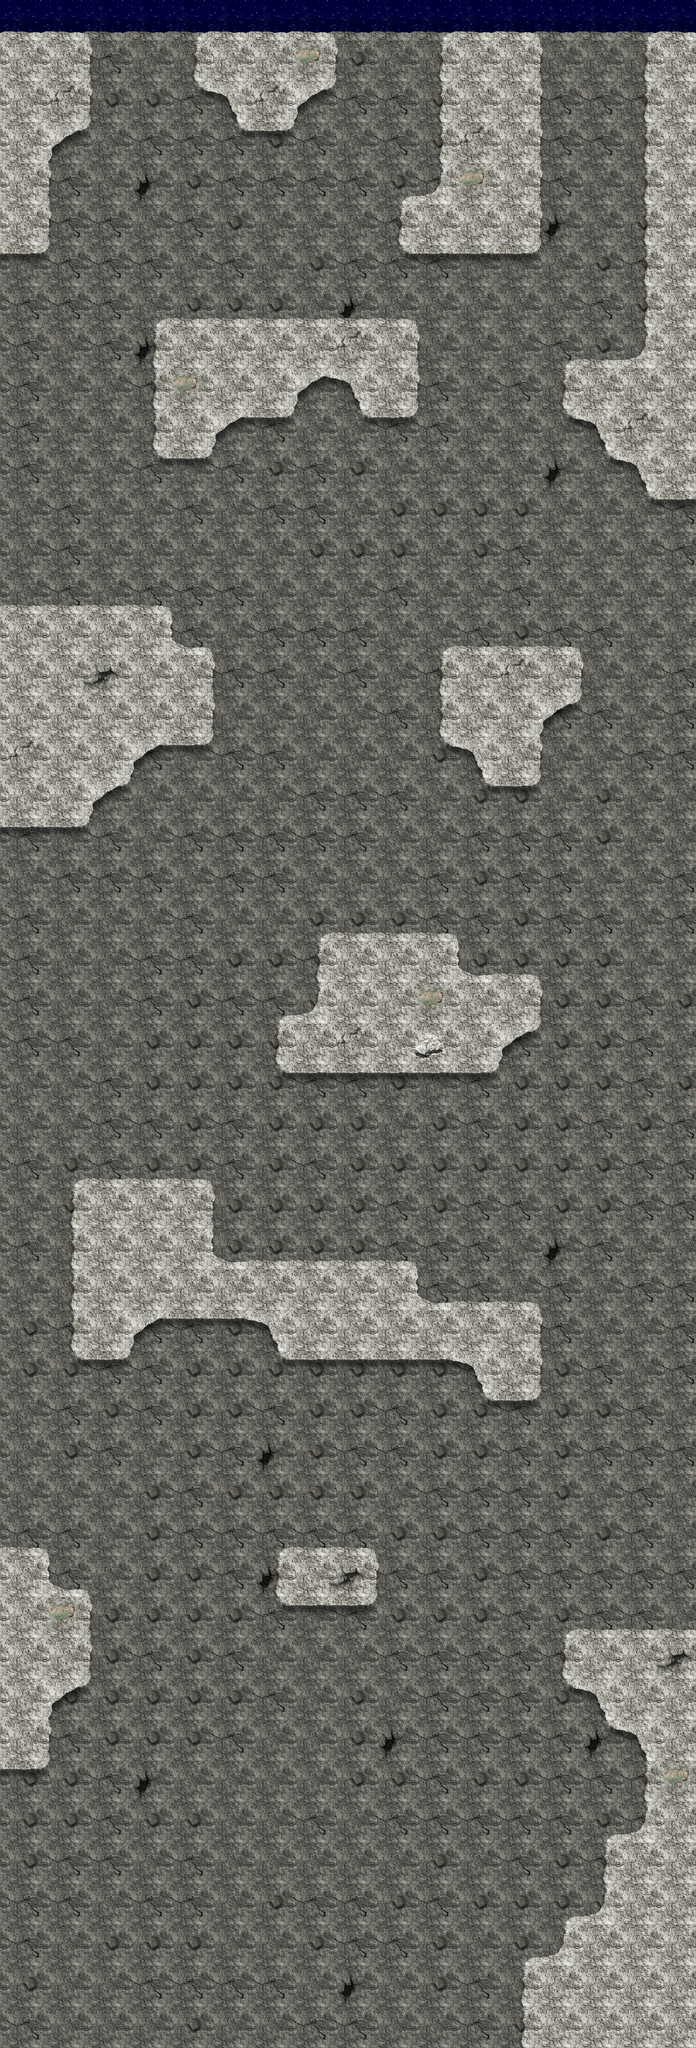

Rendered tile map (Tiled .tmx) drawn with the repository's tilesets; below, a short description and the map source with its tile grids summarised:
An orthogonal 17x50 tile map with 128x128 px tiles, 4 tile layers (background, obstacles, top, decoration).

<map version="1.0" orientation="orthogonal" width="17" height="50" tilewidth="128" tileheight="128">
 <tileset firstgid="1" name="tiles" tilewidth="128" tileheight="128">
  <image source="tiles.png" width="768" height="512" />
 </tileset>
 <layer name="background" width="17" height="50">
  <data>[850 cells, 850 non-empty, 5 distinct tile ids]</data>
 </layer>
 <layer name="obstacles" width="17" height="50">
  <data>[850 cells, 139 non-empty, 5 distinct tile ids]</data>
 </layer>
 <layer name="top" width="17" height="50">
  <data>[850 cells, 9 non-empty, 1 distinct tile ids]</data>
 </layer>
 <layer name="decoration" width="17" height="50">
  <data>[850 cells, 221 non-empty, 12 distinct tile ids]</data>
 </layer>
</map>
